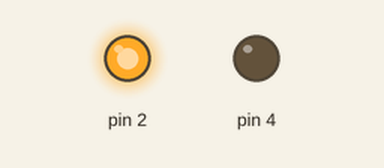
Recording of a sketch running on a simulated Arduino Uno, built with avr-gcc and run on an emulated ATmega328P. Parts: output pins drawn as LEDs (lit = HIGH).

Above: at 0.5 s.
At 1.5 s:
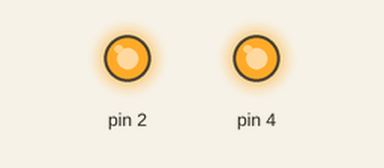
At 2.5 s:
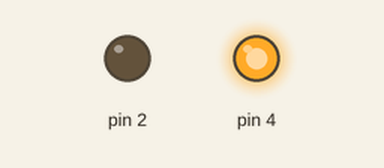
At 3.5 s:
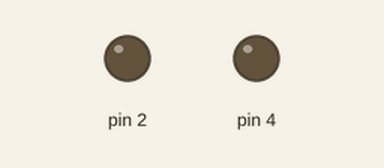
Timing chart, 0 to 5.2 s (numbered marks = the images above):
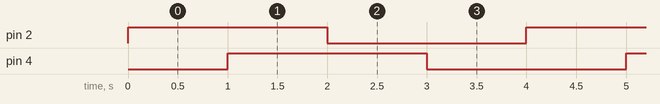

Measured:
- by itself, pin 2, pin 4: alternates HIGH for 2.0 s and LOW for 2.0 s
- by itself, everything shown: repeats every 4.0 s, in 4 steps

The sketch:

Exercise_2.ino
```cpp
void setup() {
  // put your setup code here, to run once:
  pinMode(2, OUTPUT);
  pinMode(4, OUTPUT);
}

void loop() {
  // put your main code here, to run repeatedly:
  digitalWrite(2, HIGH);
  delay(1000);
  digitalWrite(4, HIGH);
  delay(1000);
  digitalWrite(2, LOW);
  delay(1000);
  digitalWrite(4, LOW);
  delay(1000);
}
```
